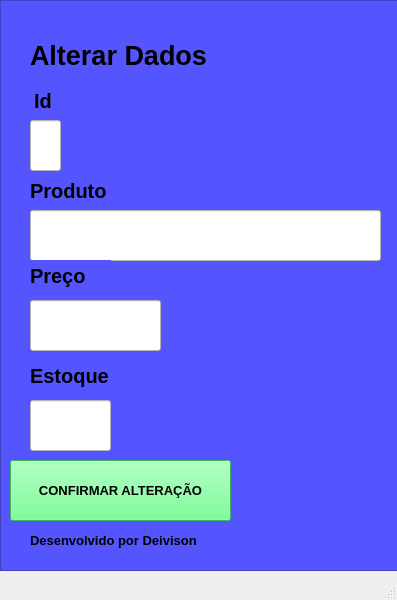
<?xml version="1.0" encoding="UTF-8"?>
<ui version="4.0">
 <class>MainWindow</class>
 <widget class="QMainWindow" name="MainWindow">
  <property name="geometry">
   <rect>
    <x>0</x>
    <y>0</y>
    <width>397</width>
    <height>600</height>
   </rect>
  </property>
  <property name="windowTitle">
   <string>MainWindow</string>
  </property>
  <widget class="QWidget" name="centralwidget">
   <widget class="QFrame" name="frame">
    <property name="geometry">
     <rect>
      <x>0</x>
      <y>0</y>
      <width>801</width>
      <height>571</height>
     </rect>
    </property>
    <property name="styleSheet">
     <string notr="true">background-color: rgb(85, 85, 255);</string>
    </property>
    <property name="frameShape">
     <enum>QFrame::StyledPanel</enum>
    </property>
    <property name="frameShadow">
     <enum>QFrame::Raised</enum>
    </property>
    <widget class="QLabel" name="label">
     <property name="geometry">
      <rect>
       <x>30</x>
       <y>40</y>
       <width>281</width>
       <height>31</height>
      </rect>
     </property>
     <property name="font">
      <font>
       <family>Arial</family>
       <pointsize>20</pointsize>
       <weight>75</weight>
       <bold>true</bold>
      </font>
     </property>
     <property name="text">
      <string>Alterar Dados</string>
     </property>
    </widget>
    <widget class="QLineEdit" name="txtAlterarId">
     <property name="geometry">
      <rect>
       <x>30</x>
       <y>120</y>
       <width>31</width>
       <height>51</height>
      </rect>
     </property>
     <property name="font">
      <font>
       <family>Arial</family>
       <pointsize>14</pointsize>
       <weight>9</weight>
       <italic>false</italic>
       <bold>false</bold>
      </font>
     </property>
     <property name="styleSheet">
      <string notr="true">background-color: rgb(255, 255, 255);
font: 75 14pt &quot;Arial&quot;;</string>
     </property>
     <property name="text">
      <string/>
     </property>
    </widget>
    <widget class="QLineEdit" name="txtAlterarProduto">
     <property name="geometry">
      <rect>
       <x>30</x>
       <y>210</y>
       <width>351</width>
       <height>51</height>
      </rect>
     </property>
     <property name="styleSheet">
      <string notr="true">background-color: rgb(255, 255, 255);
font: 75 14pt &quot;Arial&quot;;</string>
     </property>
    </widget>
    <widget class="QLineEdit" name="txtAlterarPreco">
     <property name="geometry">
      <rect>
       <x>30</x>
       <y>300</y>
       <width>131</width>
       <height>51</height>
      </rect>
     </property>
     <property name="styleSheet">
      <string notr="true">background-color: rgb(255, 255, 255);
font: 75 14pt &quot;Arial&quot;;</string>
     </property>
    </widget>
    <widget class="QLineEdit" name="txtAlterarEstoque">
     <property name="geometry">
      <rect>
       <x>30</x>
       <y>400</y>
       <width>81</width>
       <height>51</height>
      </rect>
     </property>
     <property name="styleSheet">
      <string notr="true">background-color: rgb(255, 255, 255);
font: 75 14pt &quot;Arial&quot;;</string>
     </property>
    </widget>
    <widget class="QLabel" name="label_2">
     <property name="geometry">
      <rect>
       <x>34</x>
       <y>90</y>
       <width>41</width>
       <height>21</height>
      </rect>
     </property>
     <property name="font">
      <font>
       <family>Arial</family>
       <pointsize>15</pointsize>
       <weight>75</weight>
       <bold>true</bold>
      </font>
     </property>
     <property name="text">
      <string>Id</string>
     </property>
    </widget>
    <widget class="QLabel" name="label_3">
     <property name="geometry">
      <rect>
       <x>30</x>
       <y>180</y>
       <width>101</width>
       <height>21</height>
      </rect>
     </property>
     <property name="font">
      <font>
       <family>Arial</family>
       <pointsize>15</pointsize>
       <weight>75</weight>
       <bold>true</bold>
      </font>
     </property>
     <property name="text">
      <string>Produto</string>
     </property>
    </widget>
    <widget class="QLabel" name="label_4">
     <property name="geometry">
      <rect>
       <x>30</x>
       <y>260</y>
       <width>81</width>
       <height>31</height>
      </rect>
     </property>
     <property name="font">
      <font>
       <family>Arial</family>
       <pointsize>15</pointsize>
       <weight>75</weight>
       <bold>true</bold>
      </font>
     </property>
     <property name="text">
      <string>Preço</string>
     </property>
    </widget>
    <widget class="QLabel" name="label_5">
     <property name="geometry">
      <rect>
       <x>30</x>
       <y>360</y>
       <width>101</width>
       <height>31</height>
      </rect>
     </property>
     <property name="font">
      <font>
       <family>Arial</family>
       <pointsize>15</pointsize>
       <weight>75</weight>
       <bold>true</bold>
      </font>
     </property>
     <property name="text">
      <string>Estoque</string>
     </property>
    </widget>
    <widget class="QLabel" name="label_6">
     <property name="geometry">
      <rect>
       <x>30</x>
       <y>530</y>
       <width>231</width>
       <height>20</height>
      </rect>
     </property>
     <property name="font">
      <font>
       <pointsize>10</pointsize>
       <weight>75</weight>
       <bold>true</bold>
      </font>
     </property>
     <property name="text">
      <string>Desenvolvido por Deivison</string>
     </property>
    </widget>
    <widget class="QPushButton" name="btnConfirmar">
     <property name="geometry">
      <rect>
       <x>10</x>
       <y>460</y>
       <width>221</width>
       <height>61</height>
      </rect>
     </property>
     <property name="font">
      <font>
       <family>Arial</family>
       <pointsize>10</pointsize>
       <weight>75</weight>
       <bold>true</bold>
      </font>
     </property>
     <property name="styleSheet">
      <string notr="true">background-color: rgb(85, 255, 127);</string>
     </property>
     <property name="text">
      <string>CONFIRMAR ALTERAÇÃO</string>
     </property>
    </widget>
   </widget>
  </widget>
  <widget class="QMenuBar" name="menubar">
   <property name="geometry">
    <rect>
     <x>0</x>
     <y>0</y>
     <width>397</width>
     <height>26</height>
    </rect>
   </property>
  </widget>
  <widget class="QStatusBar" name="statusbar"/>
 </widget>
 <resources/>
 <connections/>
</ui>
